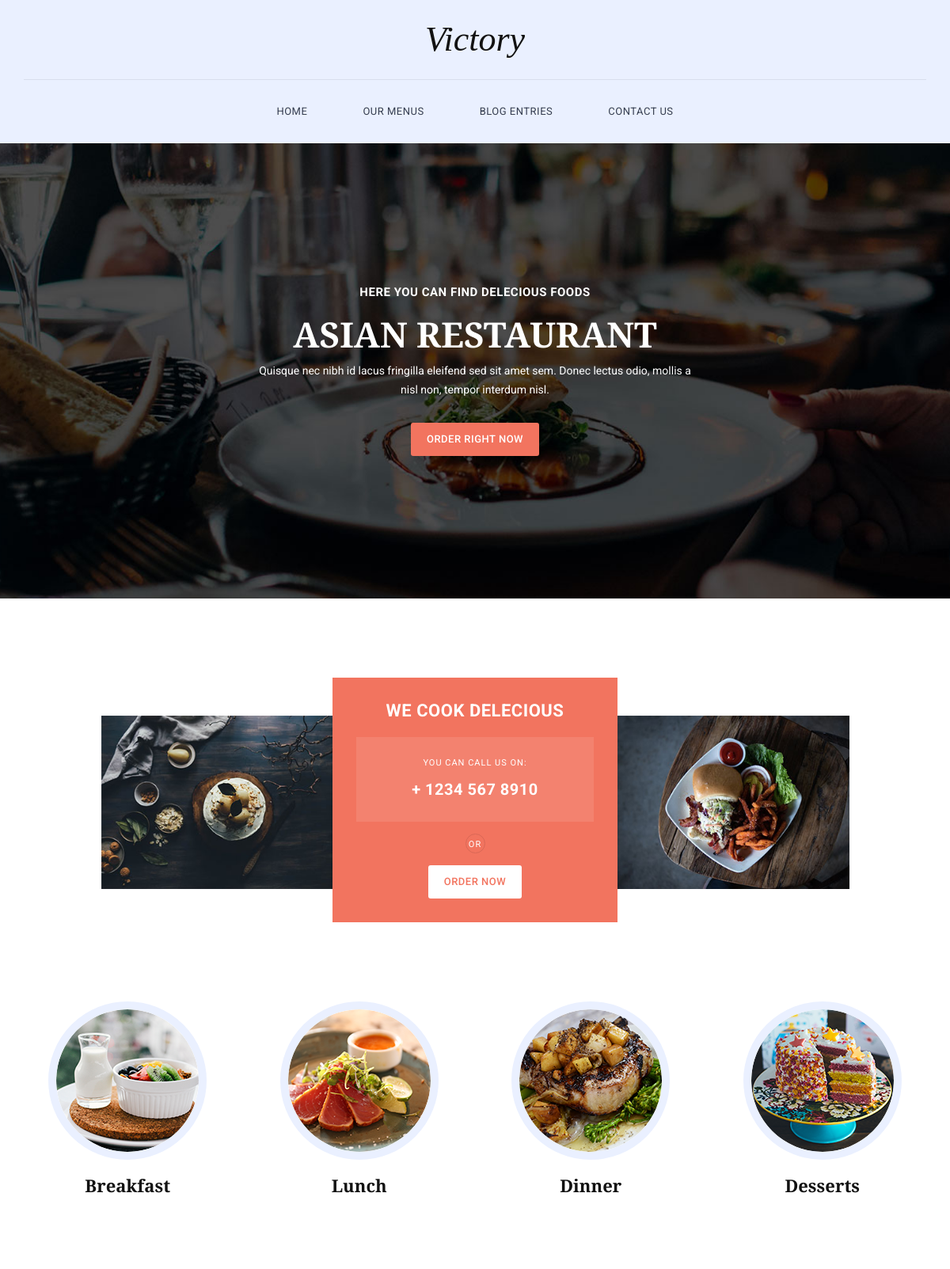
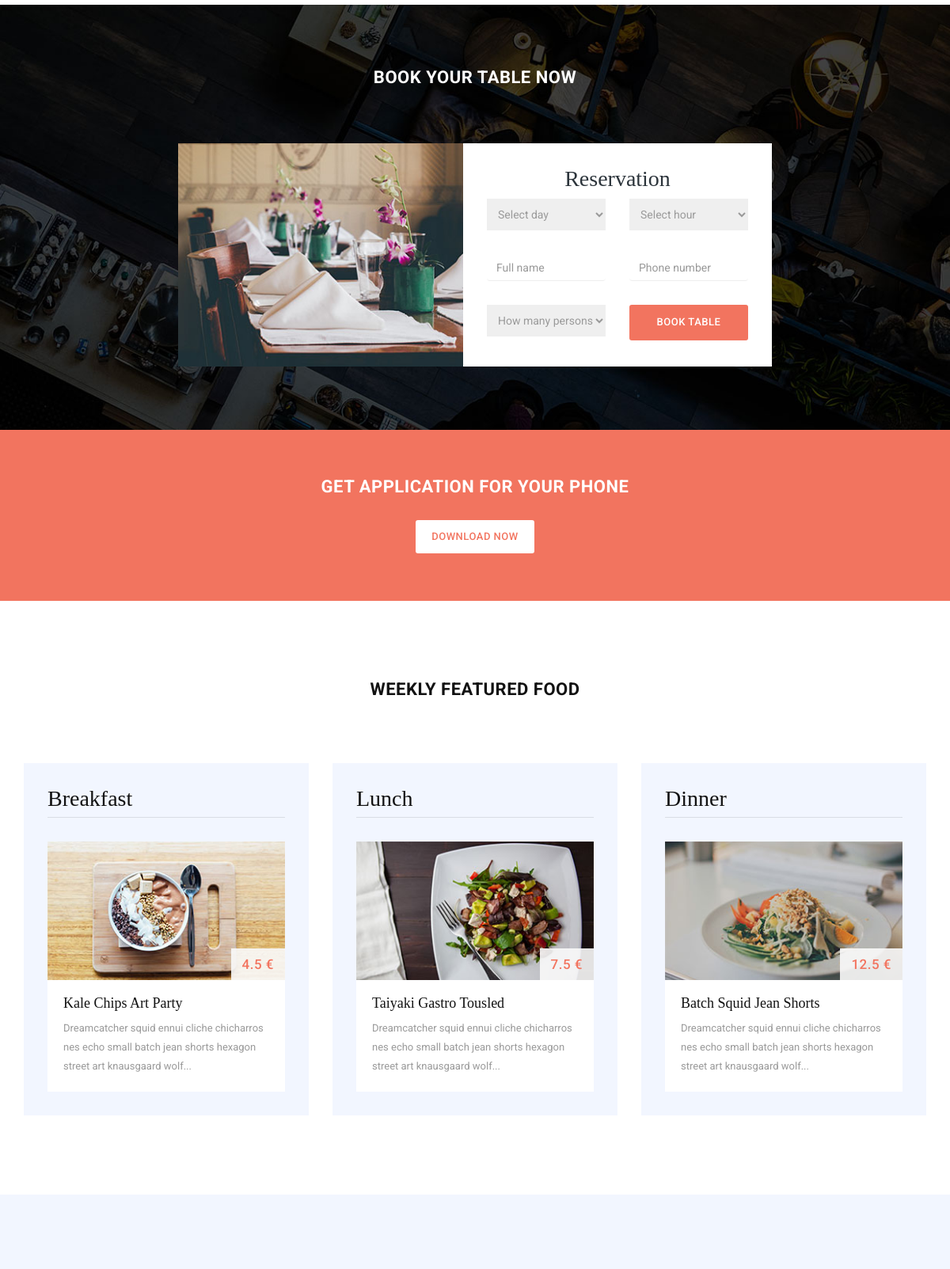
The page / (upper part) on the database its author committed (2 pictures, top to bottom).
### tables this page shows
CREATE TABLE `menu` (
  `id` int(11) NOT NULL,
  `sys_name` varchar(45) NOT NULL,
  `display_name` varchar(45) NOT NULL,
  `link` varchar(45) NOT NULL,
  `created_at` datetime DEFAULT NULL,
  `updated_at` datetime DEFAULT NULL
);

CREATE TABLE `food_menu` (
  `id` int(11) NOT NULL,
  `sys_name` varchar(45) NOT NULL,
  `display_name` varchar(45) NOT NULL,
  `image` varchar(45) DEFAULT NULL,
  `created_at` datetime DEFAULT NULL,
  `updated_at` datetime DEFAULT NULL
);

CREATE TABLE `weekly_food` (
  `id` int(11) NOT NULL,
  `sys_name` varchar(45) NOT NULL,
  `display_name` varchar(45) NOT NULL,
  `price` float NOT NULL,
  `food_name` varchar(45) NOT NULL,
  `description` varchar(255) NOT NULL,
  `image` varchar(255) NOT NULL
);

### DB.php (called while the page is built, shortened)
<?php
class DB
{
    private $connection;
    public function __construct($host, $dbname, $username, $password)
    {
        $this->host = $host;
        $this->dbname = $dbname;
        $this->username = $username;
        $this->password = $password;
        try {
            $this->connection = new \PDO('mysql:host=' . $this->host . ';dbname=' . $this->dbname, $this->username, $this->password);
        } catch (PDOException $e) {
            print "Error!: " . $e->getMessage() . "<br/>";
            die();
        }
    }
    public function getFoodMenu()
    {
        $food_menuItems = [];
        $sql = "SELECT * FROM food_menu ";
        $query = $this->connection->query($sql);
        while ($row = $query->fetch()) {
            $food_menuItems[] = [
                'id'=>$row ['id'],
                'sys_name'=>$row ['sys_name'],
                'display_name' => $row ['display_name'],
                'image' => $row['image']
            ];
        }
        return $food_menuItems;
    }
    public function getWeeklyFood()
    {
        $weekly_foodItems = [];
        $sql = "SELECT * FROM weekly_food ";
        $query = $this->connection->query($sql);
        while ($row = $query->fetch()) {
            $weekly_foodItems[] = [
                'id'=>$row ['id'],
                'sys_name'=>$row ['sys_name'],
                'display_name' => $row ['display_name'],
                'price' => $row ['price'],
                'food_name' => $row ['food_name'],
                'description' => $row ['description'],
                'image' => $row['image']
            ];
        }
        return $weekly_foodItems;
    }
    public function getMenu()
    {
        $menuItems = [];
        $sql = "SELECT * FROM menu ";
        $query = $this->connection->query($sql);
        while ($row = $query->fetch()) {
            $menuItems[] = [
                'id'=>$row ['id'],
                'sys_name'=>$row ['sys_name'],
                'display_name' => $row ['display_name'],
                'link' => $row['link']
            ];
        }
        return $menuItems;
    }
}

### index.php (the view, shortened to what this page needs)
<?php
$db=$GLOBALS['db'];
$food_menuItemsNew = $db->getFoodMenu();
$weekly_foodItemsNew = $db->getWeeklyFood();
$menuItemsNew = $db->getMenu();
?>
<!DOCTYPE html>
<html>
    <head>
        <link rel="stylesheet" href="css/bootstrap.min.css">
        <link rel="stylesheet" href="css/bootstrap-theme.min.css">
        <link rel="stylesheet" href="css/fontAwesome.css">
        <link rel="stylesheet" href="css/hero-slider.css">
        <link rel="stylesheet" href="css/owl-carousel.css">
        <link rel="stylesheet" href="css/templatemo-style.css">
    </head>
<body>
    <div class="header">
        <div class="container">
            <a href="#" class="navbar-brand scroll-top">Victory</a>
            <nav class="navbar navbar-inverse" role="navigation">
                <div id="main-nav" class="collapse navbar-collapse">
                    <ul class="nav navbar-nav">
                        <?php
                        foreach ($menuItemsNew as $m_Item){
                        ?>
                        <li><a href="<?php echo $m_Item['link']; ?> "><?php echo $m_Item['display_name']; ?> </a></li>
                            <?php
                        }
                        ?>
                    </ul>
                </div>
            </nav>
        </div>
    </div>
    <section class="banner">
        <div class="container">
            <div class="row">
                <div class="col-md-6 col-md-offset-3">
                    <h4>Here you can find delecious foods</h4>
                    <h2>Asian Restaurant</h2>
                    <p>Quisque nec nibh id lacus fringilla eleifend sed sit amet sem. Donec lectus odio, mollis a nisl non, tempor interdum nisl.</p>
                    <div class="primary-button">
                        <a href="#" class="scroll-link" data-id="book-table">Order Right Now</a>
                    </div>
                </div>
            </div>
        </div>
    </section>
    <section class="cook-delecious">
        <div class="container">
            <div class="row">
                <div class="col-md-3 col-md-offset-1">
                    <div class="first-image">
                        <img src="img/cook_01.jpg" alt="">
                    </div>
                </div>
                <div class="col-md-4">
                    <div class="cook-content">
                        <h4>We cook delecious</h4>
                        <div class="contact-content">
                            <span>You can call us on:</span>
                            <h6>+ 1234 567 8910</h6>
                        </div>
                        <span>or</span>
                        <div class="primary-white-button">
                            <a href="#" class="scroll-link" data-id="book-table">Order Now</a>
                        </div>
                    </div>
                </div>
                <div class="col-md-3">
                    <div class="second-image">
                        <img src="img/cook_02.jpg" alt="">
                    </div>
                </div>
            </div>
        </div>
    </section>
    <section class="services">
        <div class="container">
            <div class="row">
                    <?php
                    foreach ($food_menuItemsNew as $f_Item){
                    ?>
                  <div class="col-md-3 col-sm-6 col-xs-12">
                    <div class="service-item">
                        <a href="menu.php">
                        <img src=<?php echo $f_Item['image']; ?> alt=<?php echo $f_Item['sys_name']; ?> >
                        <h4><?php echo $f_Item['display_name']; ?></h4>
                        </a>
                    </div>
                </div>
                <?php
                }
                ?>
            </div>
        </div>
    </section>
    <section id="book-table">
        <div class="container">
            <div class="row">
                <div class="col-md-12">
                    <div class="heading">
                        <h2>Book Your Table Now</h2>
                    </div>
                </div>
                <div class="col-md-4 col-md-offset-2 col-sm-12">
                    <div class="left-image">
                        <img src="img/book_left_image.jpg" alt="">
                    </div>
                </div>
                <div class="col-md-4 col-sm-12">
                    <div class="right-info">
                        <h4>Reservation</h4>
                        <form id="form-submit" action="make_reservation.php" method="get">
                            <div class="row">
                                <div class="col-md-6">
                                    <fieldset>
                                        <select required name='day' name='day' onchange='this.form.()'>
                                            <option value="">Select day</option>
                                        </select>
                                    </fieldset>
                                </div>
                                <div class="col-md-6">
                                    <fieldset>
                                        <select required name='hour' name='hour' onchange='this.form.()'>
                                            <option value="">Select hour</option>
                                        </select>
                                    </fieldset>
                                </div>
                                <div class="col-md-6">
                                    <fieldset>
                                        <input name="name" type="name" class="form-control" id="name" placeholder="Full name" required="">
                                    </fieldset>
                                </div>
                                <div class="col-md-6">
                                    <fieldset>
                                        <input name="phone" type="phone" class="form-control" id="phone" placeholder="Phone number" required="">
                                    </fieldset>
                                </div>
                                <div class="col-md-6">
                                    <fieldset>
                                        <select required class="person" name='persons' onchange='this.form.()'>
                                            <option value="">How many persons?</option>
                                        </select>
                                    </fieldset>
                                </div>
                                <div class="col-md-6">
                                    <fieldset>
                                        <button type="submit" id="form-submit" class="btn">Book Table</button>
                                    </fieldset>
                                </div>
                            </div>
                        </form>
                    </div>
                </div>
            </div>
        </div>
    </section>
    <section class="get-app">
        <div class="container">
            <div class="row">
                <div class="heading">
                    <h2>Get application for your phone</h2>
                </div>
                <div class="primary-white-button">
                    <a href="#">Download now</a>
                </div>
            </div>
        </div>
    </section>
    <section class="featured-food">
        <div class="container">
            <div class="row">
                <div class="heading">
                    <h2>Weekly Featured Food</h2>
                </div>
            </div>
            <div class="row">
                <?php
                foreach ($weekly_foodItemsNew as $wf_Item){
                ?>
                <div class="col-md-4">
                    <div class="food-item">
                        <h2><?php echo $wf_Item['display_name']; ?></h2>
                        <img src="<?php echo $wf_Item['image']; ?>" alt="">
                        <div class="price"><?php echo $wf_Item['price']; ?> €</div>
                        <div class="text-content">
                            <h4><?php echo $wf_Item['food_name']; ?></h4>
                            <p> <?php echo $wf_Item['description']; ?></p>
                        </div>
                    </div>
                </div>
                    <?php
                }
                ?>
            </div>
        </div>
    </section>
    <section class="our-blog">
    </section>
</body>
</html>

### css/hero-slider.css (style rules this page uses)
*, *::after, *::before { -webkit-box-sizing: border-box; -moz-box-sizing: border-box; box-sizing: border-box; }
html { font-size: 62.5%; }
body { font-family: "Open Sans", sans-serif; color: #2c343b; background-color: #f2f2f2; }
a { color: #d44457; text-decoration: none; }
img { max-width: 100%; }

### rows shown on the page
menu: display_name "HOME"
menu: display_name "OUR MENUS"
menu: display_name "BLOG ENTRIES"
menu: display_name "CONTACT US"
food_menu: image (picture), display_name "Breakfast"
food_menu: image (picture), display_name "Lunch"
food_menu: image (picture), display_name "Dinner"
food_menu: image (picture), display_name "Desserts"
weekly_food: display_name "Breakfast", image (picture), price "4.5", food_name "Kale Chips Art Party", description "Dreamcatcher squid ennui cliche chicharros nes echo small batch jean shorts hexagon street art knausgaard wolf..."
weekly_food: display_name "Lunch", image (picture), price "7.5", food_name "Taiyaki Gastro Tousled", description "Dreamcatcher squid ennui cliche chicharros nes echo small batch jean shorts hexagon street art knausgaard wolf..."
weekly_food: display_name "Dinner", image (picture), price "12.5", food_name "Batch Squid Jean Shorts", description "Dreamcatcher squid ennui cliche chicharros nes echo small batch jean shorts hexagon street art knausgaard wolf..."
